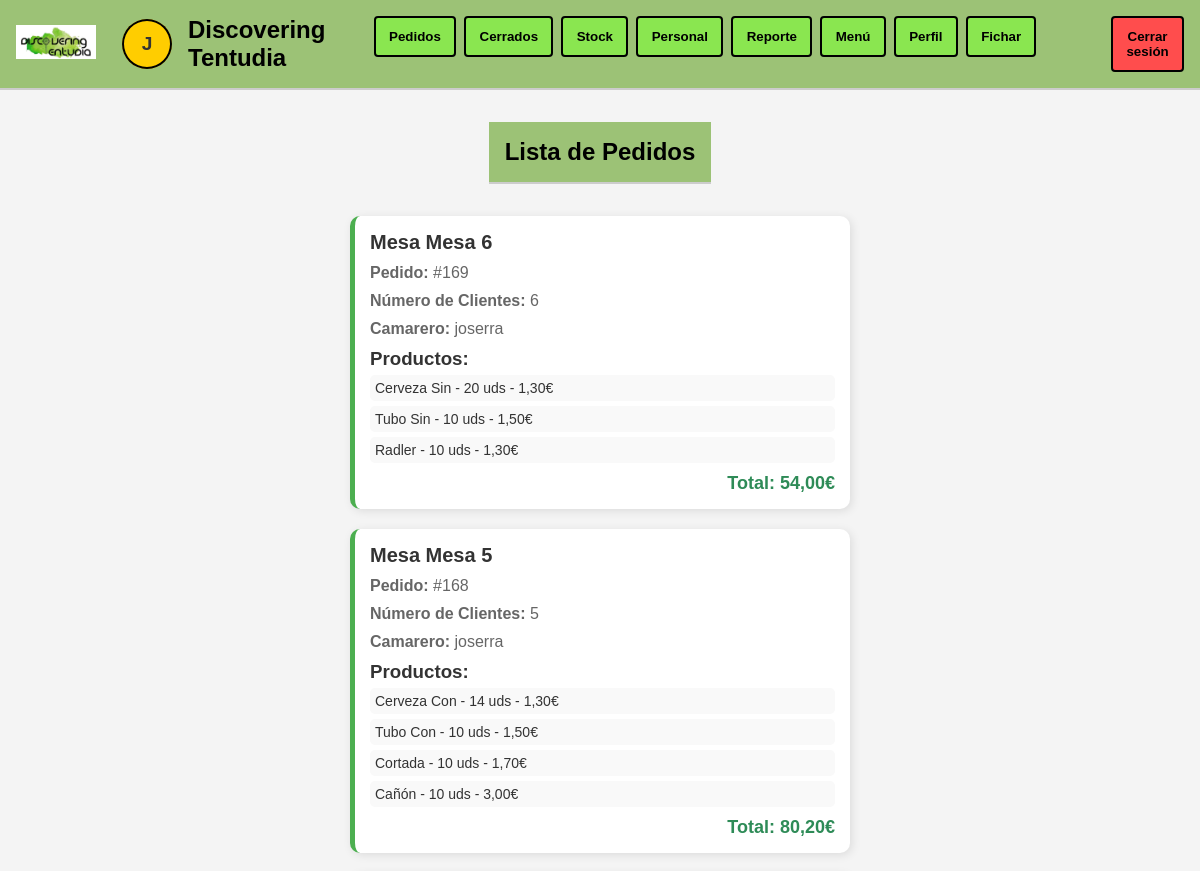
The app's page /pedidos/ (signed in, upper part), older data.
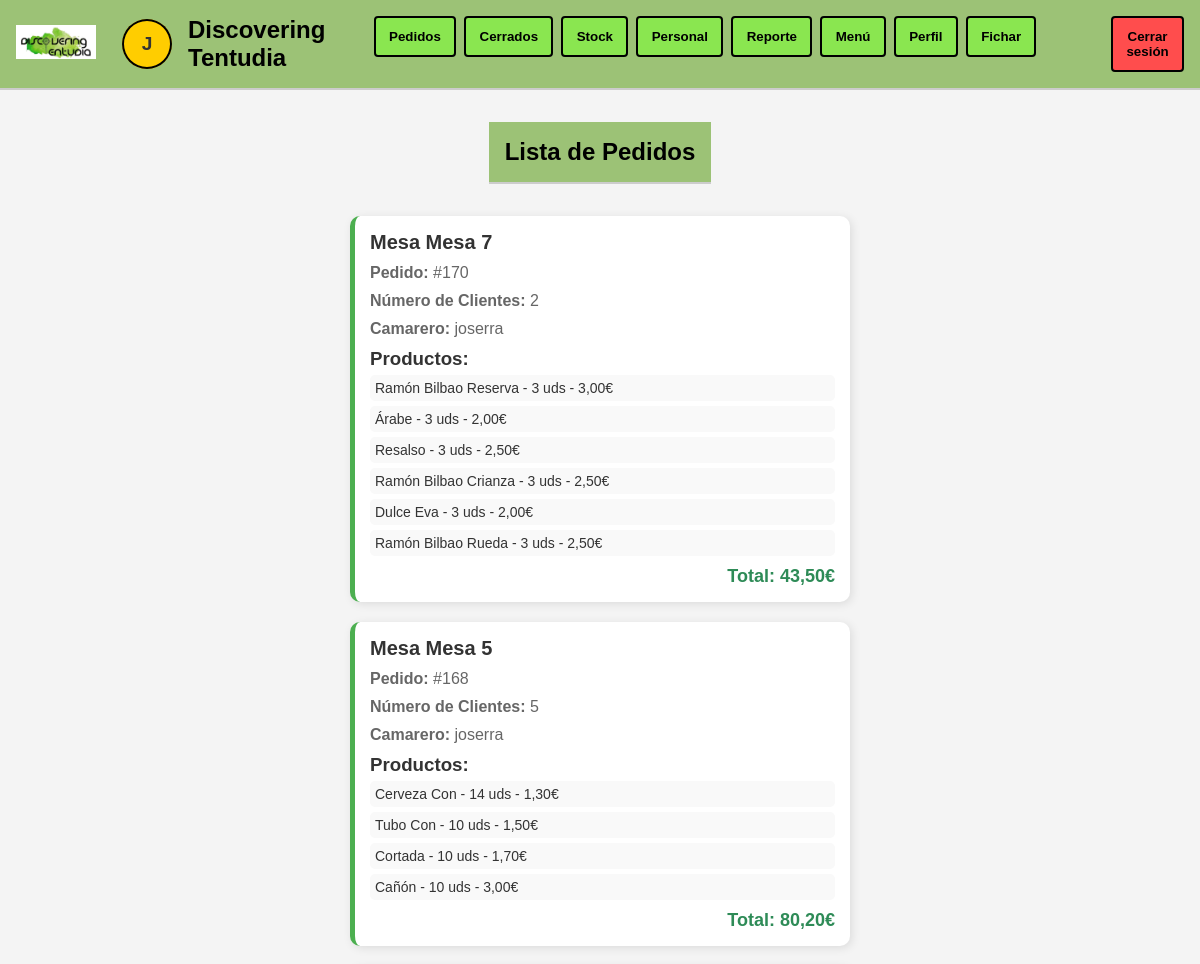
The same page, newer data.
### tapAppGestion/models.py (models this page shows, shortened)
class Pedido(models.Model):
    mesa = models.CharField(max_length=50)
    numero_clientes = models.PositiveIntegerField()
    productos = models.ManyToManyField(Producto, through='PedidoProducto')
    camarero = models.ForeignKey(User, on_delete=models.CASCADE)  #camarero que toma el pedido
    pagado = models.BooleanField(default=False)
    fecha = models.DateTimeField(default=now)
    fecha_cierre = models.DateTimeField(null=True, blank=True)  # Fecha cuando se pagó

class PedidoProducto(models.Model):
    pedido = models.ForeignKey(Pedido, on_delete=models.CASCADE)
    producto = models.ForeignKey(Producto, on_delete=models.CASCADE)
    cantidad = models.PositiveIntegerField(default=1)
    nota = models.TextField(blank=True, null=True)  # Nuevo campo para notas

class Producto(models.Model):
    CATEGORIAS = (
        ('Cervezas', 'Cervezas'),
        ('Bebida/Refresco', 'Bebida/Refresco'),
        ('Copa Vino', 'Copa Vino'),
        ('Botellas Vino', 'Botellas Vino'),
        ('Fuera de Carta', 'Fuera de Carta'),
        ('Pan', 'Pan'),
        ('Tapas o ½ Ración', 'Tapas o ½ Ración'),
        ('Entrantes', 'Entrantes'),
        ('Pescados', 'Pescados'),
        ('Carnes Ibéricas', 'Carnes Ibéricas'),
        ('Carnes Ternera', 'Carnes Ternera'),
        ('Bocadillos', 'Bocadillos'),
        ('Postres', 'Postres'),
        ('Cafés', 'Cafés'),
        ('Bebidas Alcohólicas', 'Bebidas Alcohólicas'),
        ('Desayunos', 'Desayunos'),
        ('Oferta del día', 'Oferta del día'),
    )
    nombre = models.CharField(max_length=100)
    categoria = models.CharField(max_length=50, choices=CATEGORIAS)
    precio = models.DecimalField(max_digits=6, decimal_places=2)
    imagen = models.ImageField(upload_to='productos/', blank=True, null=True)
    cantidad = models.PositiveIntegerField(default=0)  # Campo para la cantidad en el almacén
    es_barril = models.BooleanField(default=False)
    litros_disponibles = models.DecimalField(max_digits=6, decimal_places=2, null=True, blank=True)
    kilos_disponibles = models.DecimalField(max_digits=6, decimal_places=2, null=True, blank=True)

### tapAppGestion/views.py (the view)
# urls.py: path('pedidos/', views.lista_pedidos, name='lista_pedidos'),
@login_required
def lista_pedidos(request, pedido_id=None):
    pedidos = Pedido.objects.filter(pagado=False).order_by('-fecha')
    pedidos_con_productos = []
    for pedido in pedidos:
        productos_pedido = PedidoProducto.objects.filter(pedido=pedido).select_related('producto')
        total_pedido = sum(producto_pedido.producto.precio * producto_pedido.cantidad for producto_pedido in productos_pedido)
        pedidos_con_productos.append({
            'pedido': pedido,
            'productos': productos_pedido,
            'total_pedido': round(total_pedido, 2)
        })
    return render(request, 'lista_pedidos.html', {'pedidos_con_productos': pedidos_con_productos,  'pedido_reciente_id': pedido_id})

### tapAppGestion/templates/lista_pedidos.html (shortened to what this page needs)
{% extends 'base.html' %}
{% load static %}
{% block content %}
<!DOCTYPE html>
<html lang="es">
<head>
  <link rel="stylesheet" type="text/css" href="{% static 'css/stylesListaPedidos.css' %}">
</head>
<body>
  <header>
    <div>
      <h1>Lista de Pedidos</h1>
    </div>
  </header>
  <main>
    <div class="lista-pedidos-container">
      {% for item in pedidos_con_productos %}
      <a href="{% url 'detalles_pedido' item.pedido.id %}" class="pedido-link">
        <div class="pedido-card">
          <h2>Mesa {{ item.pedido.mesa }}</h2>
          <p class="pedido-info"><strong>Pedido:</strong> #{{ item.pedido.id }}</p>
          <p class="pedido-info"><strong>Número de Clientes:</strong> {{ item.pedido.numero_clientes }}</p>
          <p class="pedido-info"><strong>Camarero:</strong> {{ item.pedido.camarero.username }}</p>
          <h3>Productos:</h3>
          <ul class="pedido-productos">
            {% for producto_pedido in item.productos %}
            <li>{{ producto_pedido.producto.nombre }} - {{ producto_pedido.cantidad }} uds - {{ producto_pedido.producto.precio }}€</li>
            {% endfor %}
          </ul>
          <p class="pedido-total">Total: {{ item.total_pedido }}€</p>
        </div>
      </a>
      {% empty %}
      <p>No hay pedidos registrados.</p>
      {% endfor %}
    </div>
  </main>
</body>
</html>
{% endblock %}

Row changes from the older to the newer data that the page shows:
no longer on this page (row edited): Pedido: pedido.mesa "Mesa 6", pedido.id "169", pedido.numero_clientes "6", pedido.camarero.username "joserra", total_pedido "54,00"
no longer on this page (row unchanged): PedidoProducto: producto.nombre "Cerveza Sin", cantidad "20", producto.precio "1,30", shown under "Mesa 6"
no longer on this page (row unchanged): PedidoProducto: producto.nombre "Tubo Sin", cantidad "10", producto.precio "1,50", shown under "Mesa 6"
no longer on this page (row unchanged): PedidoProducto: producto.nombre "Radler", cantidad "10", producto.precio "1,30", shown under "Mesa 6"
added Pedido: pedido.mesa "Mesa 7", pedido.id "170", pedido.numero_clientes "2", pedido.camarero.username "joserra", total_pedido "43,50"
added PedidoProducto: producto.nombre "Ramón Bilbao Reserva", cantidad "3", producto.precio "3,00", shown under "Mesa 7"
added PedidoProducto: producto.nombre "Árabe", cantidad "3", producto.precio "2,00", shown under "Mesa 7"
added PedidoProducto: producto.nombre "Resalso", cantidad "3", producto.precio "2,50", shown under "Mesa 7"
added PedidoProducto: producto.nombre "Ramón Bilbao Crianza", cantidad "3", producto.precio "2,50", shown under "Mesa 7"
added PedidoProducto: producto.nombre "Dulce Eva", cantidad "3", producto.precio "2,00", shown under "Mesa 7"
added PedidoProducto: producto.nombre "Ramón Bilbao Rueda", cantidad "3", producto.precio "2,50", shown under "Mesa 7"
